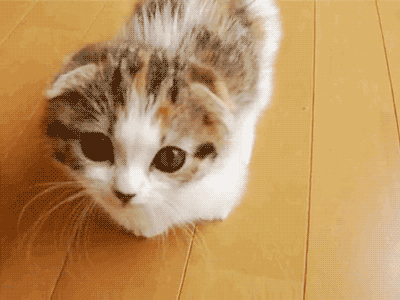
#> input picture CV/fig/my_images/10000.jpg, 400 x 300 px
$ jupyter execute --allow-errors 0823.ipynb
#> lines starting #> are read from the running program, lines starting #| are printed output that depends on the picture; after the words box and inside, x2 and y2 are one past the last pixel; in counts of white or black regions, pixels touching at a corner belong together
[cell 1]
import cv2
import numpy as np
import sys

[cell 2]
img = cv2.imread('./fig/puppy.bmp')

#> (the rest of this cell did not finish here and is left out)

[cell 3]
import os

[cell 4]
img_list = os.listdir('./fig/my_images/')

img_files = []
for i in img_list:
    img_path = './fig/my_images/'+i
    img_files.append(img_path)

cv2.namedWindow('image',cv2.WINDOW_NORMAL)
cv2.setWindowProperty('image',cv2.WND_PROP_FULLSCREEN,cv2.WINDOW_FULLSCREEN)

idx = 0

while True:
    img = cv2.imread(img_files[idx])
#> img is the input picture: shape (300, 400, 3); mean B, G, R 96.6, 147.7, 188.3

    if img is None:
        print('read err')
        break
    cv2.imshow('image',img)

    if cv2.waitKey(300)==27:
#> (key q is pressed here)
        break
    idx+=1
    if idx>=len(img_files):
        idx=0

cv2.destroyAllWindows()

[cell 5]
img1 = np.zeros((400,600,3),np.uint8)
img2 = np.ones((400,600,3),np.uint8)*255
img3 = np.full((400,600,3),(255,255,0),np.uint8)

[cell 6]
src = cv2.imread('./fig2/airplane.bmp')
mask = cv2.imread('./fig2/mask_plane.bmp',0)
dst = cv2.imread('./fig2/field.bmp')

cv2.copyTo(src,mask,dst)
cv2.imshow('src',src)
cv2.imshow('mask',mask)
cv2.imshow('dst',dst)

cv2.waitKey()
cv2.destroyAllWindows()

[cell 7]
sunglass = cv2.imread('./fig2/imgbin_sunglasses_1.png',cv2.IMREAD_UNCHANGED)

# print(sunglass.shape)

#> (the rest of this cell did not finish here and is left out)

[cell 8]
img = np.ones((600,1200,3),np.uint8)*255

cv2.line(img,(50,50),(200,50),(0,0,255),5,cv2.LINE_AA)
# cv2.arrowedLine(img,(50,50),(200,50),(0,0,255),5,cv2.LINE_AA)

cv2.rectangle(img,(50,70),(200,100),(255,0,0),-1)
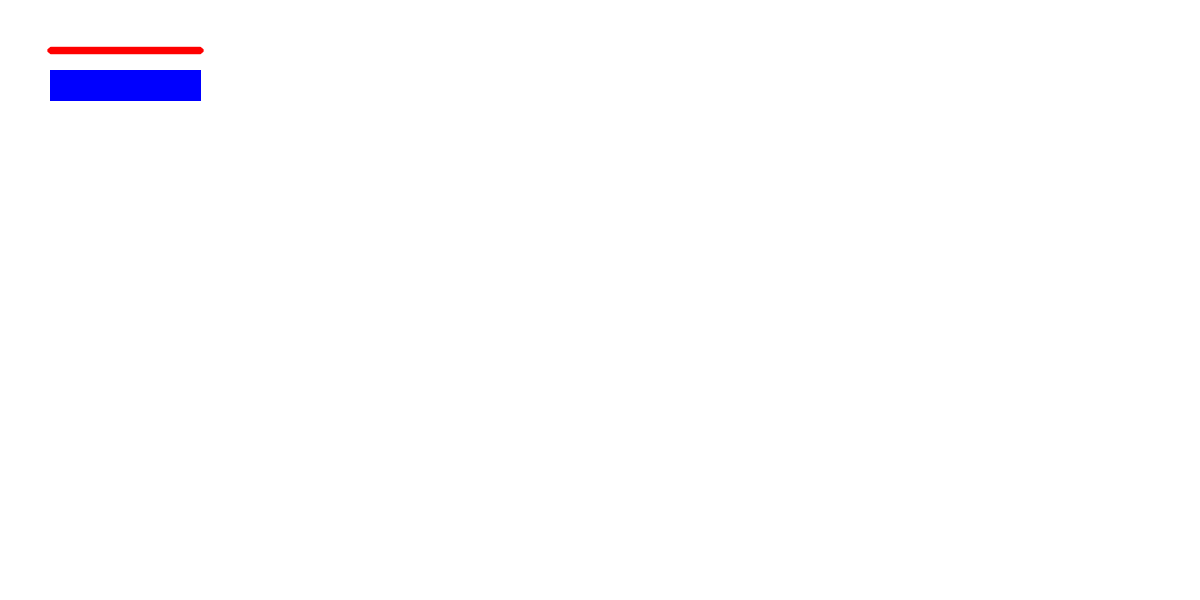
#> img: shape (600, 1200, 3); mean B, G, R 254.6, 252.9, 253.3
cv2.rectangle(img,(50,70,150,30),(255,0,0),-1)

cv2.circle(img,(200,400),100,(0,255,0),10,cv2.LINE_AA)

txt = 'What a wonderful world'
# putText(img, text, org, fontFace, fontScale, color[, thickness[, lineType[, bottomLeftOrigin]]]) -> img
cv2.putText(img,txt,(200,500),cv2.FONT_HERSHEY_COMPLEX,1,(0,0,255),2,cv2.LINE_AA)
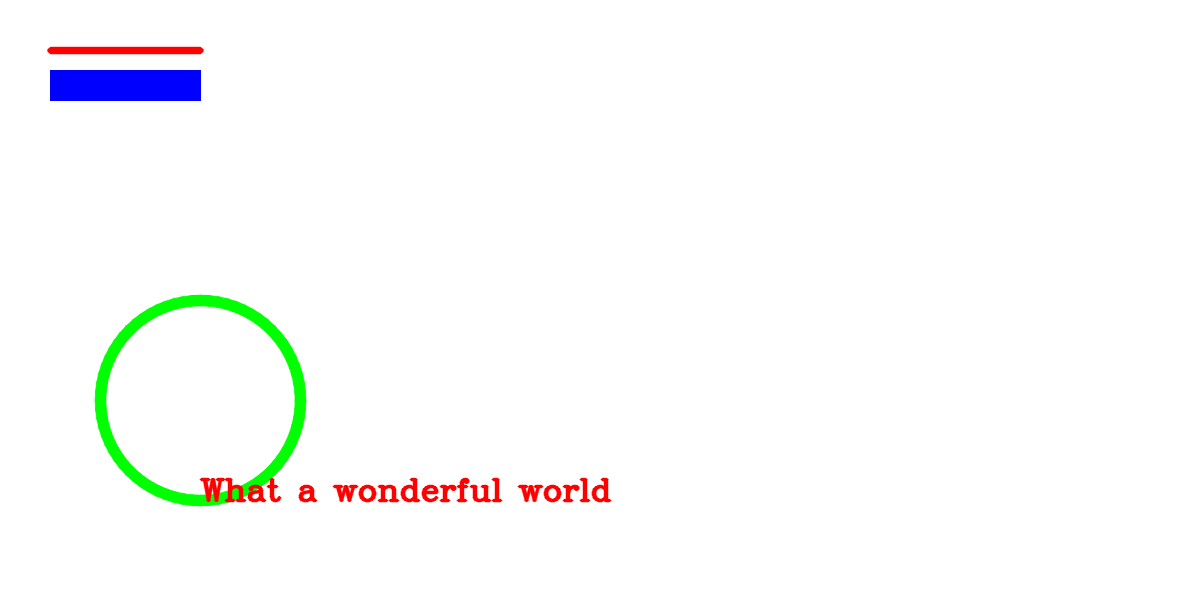
#> img: shape (600, 1200, 3); mean B, G, R 250.8, 251.6, 250.9

cv2.imshow('img',img)

cv2.waitKey()
cv2.destroyAllWindows()

[cell 9]
cap = cv2.VideoCapture(0)

if not cap.isOpened():
    print('open err')
    sys.exit()

w=int(cap.get(cv2.CAP_PROP_FRAME_WIDTH))
h=int(cap.get(cv2.CAP_PROP_FRAME_HEIGHT))
fps=int(cap.get(cv2.CAP_PROP_FPS)*0.8)
fourcc = cv2.VideoWriter_fourcc(*'DIVX')

# out = cv2.VideoWriter()

while True:
    ret,frame = cap.read()
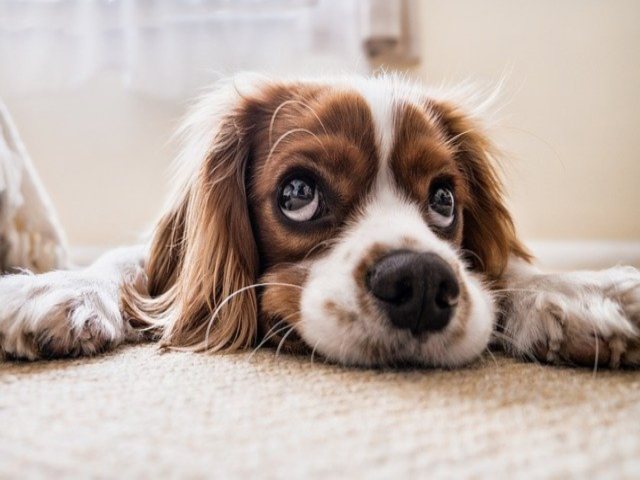
#> input picture CV/img_resize.png, 1280 x 960 px, given in place of the camera (shown at 1/2 size)
#> frame is the input picture: shape (960, 1280, 3); mean B, G, R 161.9, 170.5, 186

    if not ret:
        print('frame err')
        break

    edge = cv2.Canny(frame,50,150)
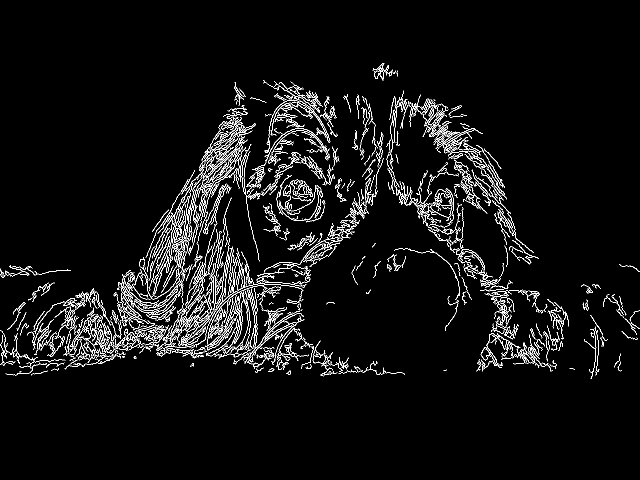
#> edge: shape (960, 1280) (shown at 1/2 size); 4.4% white in thin lines or dots, all inside (x1, y1, x2, y2) = (0, 126, 1280, 758)
    flip = cv2.flip(frame,1)
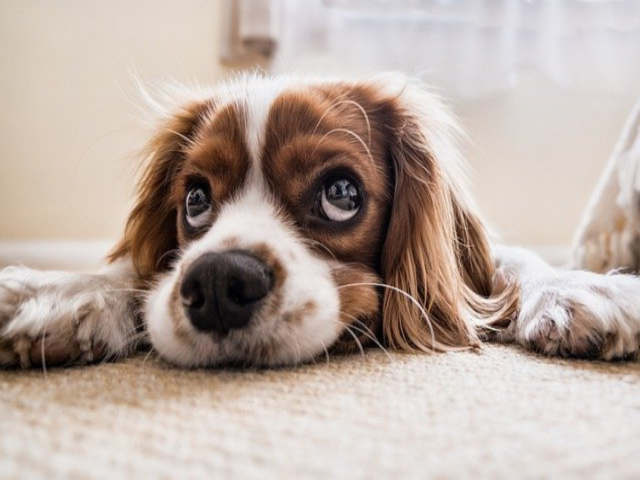
#> flip: shape (960, 1280, 3) (shown at 1/2 size); mean B, G, R 161.9, 170.5, 186

    cv2.imshow('image',frame)
    cv2.imshow('edge',edge)
    cv2.imshow('flip',flip)

    if cv2.waitKey(20)==27:
#> (key q is pressed here)
        break

#> (the rest of this cell did not finish here and is left out)

[cell 10]
img = cv2.imread('./fig/cat.bmp',0)

#> (the rest of this cell did not finish here and is left out)

[cell 11]
def call_mouse(event,x,y,flags,param):
    global oldx,oldy
    if event == cv2.EVENT_LBUTTONDOWN:
        oldx,oldy=x,y
    elif event == cv2.EVENT_MOUSEMOVE:
        if flags==cv2.EVENT_FLAG_LBUTTON:
            cv2.line(img,(oldx,oldy),(x,y),(0,0,255),10,cv2.LINE_AA)
            cv2.imshow('image',img)
            oldx,oldy=x,y

img = np.ones((500,1000,3),np.uint8)*255

cv2.imshow('image',img)
cv2.setMouseCallback('image',call_mouse,img)

cv2.waitKey()
cv2.destroyAllWindows()

[cell 12]
def call_track(pos):
    img[:] = np.round(img1*(pos/255),0).astype(np.uint8)
    cv2.imshow('image',img)
img = cv2.imread('./fig/puppy.bmp',0)
#> (the rest of this cell did not finish here and is left out)

[cell 13]
img = cv2.imread('./fig3/flowers.jpg')

cv2.imshow('image',img)

#> (the rest of this cell did not finish here and is left out)

[cell 14]
import matplotlib.pyplot as plt

[cell 15]
src = cv2.imread('./fig3/lenna.bmp',1)

hist1 = cv2.calcHist([src],[0],None,[256],[0,256])
#> hist1 = 256 values from 0 to 0
#> (the rest of this cell did not finish here and is left out)

[cell 16]
src = cv2.imread('./fig4/manjang.jpg',cv2.IMREAD_REDUCED_GRAYSCALE_2)

# dst_nor = cv2.normalize(src,None,0,255,cv2.NORM_MINMAX)
minVal, maxVal, minLoc, maxLoc = cv2.minMaxLoc(src)
#> minVal = 0; maxVal = 0; minLoc = (0, 0); maxLoc = (0, 0)

#> (the rest of this cell did not finish here and is left out)
